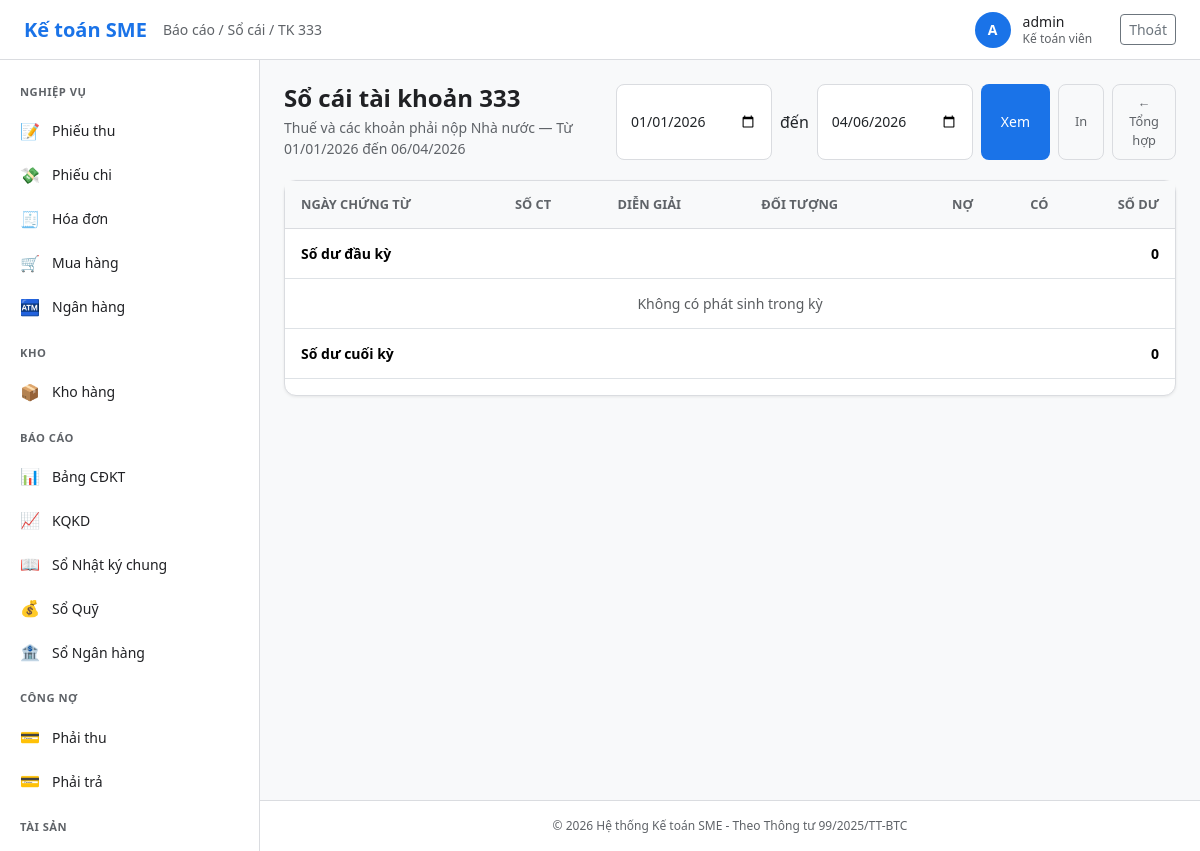
Screenshot of /bao-cao/so-cai/333/ (signed in) with the database file from the repository.
### apps/users/models.py (models this page shows, shortened)
class NguoiDung(AbstractUser):
    user_type = models.CharField(
        max_length=20,
        choices=UserType.choices,
        default=UserType.VIEWER,
        verbose_name=_("Loại người dùng"),
    )
    company = models.ForeignKey(
        "danh_muc.DonVi",
        on_delete=models.SET_NULL,
        null=True,
        blank=True,
        related_name="nhan_vien",
        verbose_name=_("Đơn vị"),
    )
    is_system_admin = models.BooleanField(
        default=False,
        verbose_name=_("Quản trị viên hệ thống"),
        help_text=_("Người dùng có quyền quản trị toàn bộ hệ thống"),
    )
    phone = models.CharField(
        max_length=20,
        blank=True,
        default="",
        verbose_name=_("Số điện thoại"),
    )
    department = models.CharField(
        max_length=100,
        blank=True,
        default="",
        verbose_name=_("Phòng ban"),
    )
    vai_tro = models.ForeignKey(
        "he_thong.VaiTro",
        on_delete=models.SET_NULL,
        null=True,
        blank=True,
        related_name="nguoi_dung",
        verbose_name=_("Vai trò"),
    )
    class Meta:
        verbose_name = _("Người dùng")
        verbose_name_plural = _("Người dùng")
        ordering = ["username"]

### apps/danh_muc/models.py (models this page shows, shortened)
class TaiKhoanKeToan(models.Model):
    LOAI_TAI_KHOAN_CHOICES = [
        ("tai_san", "Tài sản (Assets)"),
        ("no_phai_tra", "Nợ phải trả (Liabilities)"),
        ("von_chu_so_huu", "Vốn chủ sở hữu (Owner Equity)"),
        ("doanh_thu", "Doanh thu (Revenue)"),
        ("chi_phi", "Chi phí (Expenses)"),
        ("thu_nhap_khac", "Thu nhập khác"),
        ("chi_phi_khac", "Chi phí khác"),
        ("xac_dinh_kq", "Xác định kết quả"),
    ]
    ma_tai_khoan = models.CharField(
        max_length=10,
        unique=True,
        verbose_name="Mã tài khoản",
    )
    ten_tai_khoan = models.CharField(
        max_length=255,
        verbose_name="Tên tài khoản",
    )
    cap_do = models.IntegerField(
        choices=[(1, "Cấp 1"), (2, "Cấp 2")],
        verbose_name="Cấp độ",
    )
    tai_khoan_me = models.ForeignKey(
        "self",
        on_delete=models.PROTECT,
        null=True,
        blank=True,
        related_name="tai_khoan_con",
        verbose_name="Tài khoản mẹ",
    )
    loai_tai_khoan = models.CharField(
        max_length=20,
        choices=LOAI_TAI_KHOAN_CHOICES,
        verbose_name="Loại tài khoản",
    )
    mo_ta = models.TextField(
        blank=True,
        default="",
        verbose_name="Mô tả",
    )
    is_active = models.BooleanField(
        default=True,
        verbose_name="Hoạt động",
    )
    is_immutable = models.BooleanField(
        default=False,
        help_text="Prevents modification of seeded master data",
        verbose_name="Bất biến",
    )
    created_at = models.DateTimeField(
        auto_now_add=True,
        verbose_name="Ngày tạo",
    )
    updated_at = models.DateTimeField(
        auto_now=True,
        verbose_name="Ngày cập nhật",
    )
    created_by = models.CharField(
        max_length=150,
        blank=True,
        default="",
        verbose_name="Người tạo",
    )
    updated_by = models.CharField(
        max_length=150,
        blank=True,
        default="",
        verbose_name="Người cập nhật",
    )
    class Meta:
        ordering = ["ma_tai_khoan"]
        verbose_name = "Tài khoản kế toán"
        verbose_name_plural = "Tài khoản kế toán"

### apps/bao_cao/views.py (the view)
# urls.py: path("so-cai/<str:ma_tai_khoan>/", views.SoCaiTaiKhoanView.as_view(), name="so_cai_chi_tiet"),
class SoCaiTaiKhoanView(LoginRequiredMixin, TemplateView):
    template_name = "bao_cao/so_cai_chi_tiet.html"
    def get_context_data(self, **kwargs):
        context = super().get_context_data(**kwargs)
        ma_tai_khoan = kwargs.get("ma_tai_khoan")
        tu = self.request.GET.get("tu")
        den = self.request.GET.get("den")
        if tu and den:
            from datetime import datetime
            tu = datetime.strptime(tu, "%Y-%m-%d").date()
            den = datetime.strptime(den, "%Y-%m-%d").date()
        else:
            tu = date(date.today().year, 1, 1)
            den = date.today()
        context["report"] = get_so_cai_tai_khoan(ma_tai_khoan, tu, den)
        context["ma_tai_khoan"] = ma_tai_khoan
        context["tu_ngay"] = tu
        context["den_ngay"] = den
        return context

### templates/bao_cao/so_cai_chi_tiet.html (shortened to what this page needs)
{% extends "base.html" %}
{% block breadcrumb %}Báo cáo / Sổ cái / TK {{ ma_tai_khoan }}{% endblock %}
{% block content %}
<div class="page-header">
    <div>
        <h2>Sổ cái tài khoản {{ ma_tai_khoan }}</h2>
        <p class="page-desc">
            {% if report.account %}{{ report.account.ten_tai_khoan }}{% endif %}
            — Từ {{ tu_ngay|date:"d/m/Y" }} đến {{ den_ngay|date:"d/m/Y" }}
        </p>
    </div>
    <div class="d-flex gap-2">
        <form method="get" class="d-flex gap-2">
            <input type="date" name="tu" value="{{ tu_ngay|date:'Y-m-d' }}" class="form-control">
            <span class="align-self-center">đến</span>
            <input type="date" name="den" value="{{ den_ngay|date:'Y-m-d' }}" class="form-control">
            <button type="submit" class="btn btn-primary">Xem</button>
        </form>
        <button onclick="window.print()" class="btn btn-outline-secondary">In</button>
        <a href="{% url 'bao_cao:tong_hop_so_cai' %}?tu={{ tu_ngay|date:'Y-m-d' }}&den={{ den_ngay|date:'Y-m-d' }}" class="btn btn-outline-secondary">
            ← Tổng hợp
        </a>
    </div>
</div>
<div class="card">
    <div class="card-body p-0">
        <table class="table table-sm">
            <thead>
                <tr>
                    <th>Ngày chứng từ</th>
                    <th>Số CT</th>
                    <th>Diễn giải</th>
                    <th>Đối tượng</th>
                    <th class="text-end">Nợ</th>
                    <th class="text-end">Có</th>
                    <th class="text-end">Số dư</th>
                </tr>
            </thead>
            <tbody>
                <tr class="bg-light">
                    <td colspan="4"><strong>Số dư đầu kỳ</strong></td>
                    <td class="text-end" colspan="2"></td>
                    <td class="text-end"><strong>{{ report.so_du_dau_ky|floatformat:0 }}</strong></td>
                </tr>
                {% for line in report.lines %}
                <tr>
                    <td>{{ line.ngay_chung_tu|date:"d/m/Y" }}</td>
                    <td>{{ line.so_chung_tu }}</td>
                    <td>{{ line.dien_giai }}</td>
                    <td>{{ line.ma_doi_tuong }}</td>
                    <td class="text-end">{% if line.loai_no_co == "no" %}{{ line.so_tien|floatformat:0 }}{% endif %}</td>
                    <td class="text-end">{% if line.loai_no_co == "co" %}{{ line.so_tien|floatformat:0 }}{% endif %}</td>
                    <td class="text-end">{{ line.so_du_tang_dan|floatformat:0 }}</td>
                </tr>
                {% empty %}
                <tr>
                    <td colspan="7" class="text-center text-muted">Không có phát sinh trong kỳ</td>
                </tr>
                {% endfor %}
                <tr class="fw-bold bg-light">
                    <td colspan="4"><strong>Số dư cuối kỳ</strong></td>
                    <td class="text-end" colspan="2"></td>
                    <td class="text-end"><strong>{{ report.so_du_cuoi_ky|floatformat:0 }}</strong></td>
                </tr>
            </tbody>
        </table>
    </div>
</div>
{% endblock %}

### templates/base.html (shortened to what this page needs)
<!DOCTYPE html>
<html lang="vi">
<head>
    {% load django_bootstrap5 %}
    {% bootstrap_css %}
</head>
<body>
    <header class="app-header">
        <div class="header-left">
            <a href="{% url 'accounting:dashboard' %}" class="app-logo">
                Kế toán SME
            </a>
            <nav class="breadcrumb-nav">
                {% block breadcrumb %}{% endblock %}
            </nav>
        </div>
        <div class="header-right">
            <div class="user-menu">
                <div class="user-avatar">{{ user.username|make_list|first|upper|default:"?" }}</div>
                <div class="user-info">
                    <div class="user-name">{{ user.username|default:"Khách" }}</div>
                    <div class="user-role">
                        {% if user.is_superuser %}Quản trị viên
                        {% else %}Kế toán viên{% endif %}
                    </div>
                </div>
            </div>
            <a href="{% url 'accounting:logout' %}" class="btn btn-sm btn-outline-secondary">
                Thoát
            </a>
        </div>
    </header>
    <aside class="app-sidebar">
        <div class="sidebar-section">
            <div class="sidebar-section-title">Nghiệp vụ</div>
            <ul class="sidebar-menu">
                <li class="sidebar-item">
                    <a href="{% url 'nghiep_vu:phieu_thu_list' %}" class="sidebar-link">
                        <span class="icon">📝</span> Phiếu thu
                    </a>
                </li>
                <li class="sidebar-item">
                    <a href="{% url 'nghiep_vu:phieu_chi_list' %}" class="sidebar-link">
                        <span class="icon">💸</span> Phiếu chi
                    </a>
                </li>
                <li class="sidebar-item">
                    <a href="{% url 'nghiep_vu:hoa_don_list' %}" class="sidebar-link">
                        <span class="icon">🧾</span> Hóa đơn
                    </a>
                </li>
                <li class="sidebar-item">
                    <a href="{% url 'mua_hang:don_hang_list' %}" class="sidebar-link">
                        <span class="icon">🛒</span> Mua hàng
                    </a>
                </li>
                <li class="sidebar-item">
                    <a href="{% url 'ngan_hang:giay_bao_no_list' %}" class="sidebar-link">
                        <span class="icon">🏧</span> Ngân hàng
                    </a>
                </li>
            </ul>
        </div>
        <div class="sidebar-section">
            <div class="sidebar-section-title">Kho</div>
            <ul class="sidebar-menu">
                <li class="sidebar-item">
                    <a href="{% url 'kho:kho_list' %}" class="sidebar-link">
                        <span class="icon">📦</span> Kho hàng
                    </a>
                </li>
            </ul>
        </div>
        <div class="sidebar-section">
            <div class="sidebar-section-title">Báo cáo</div>
            <ul class="sidebar-menu">
                <li class="sidebar-item">
                    <a href="{% url 'bao_cao:bang_cdk' %}" class="sidebar-link">
                        <span class="icon">📊</span> Bảng CĐKT
                    </a>
                </li>
                <li class="sidebar-item">
                    <a href="{% url 'bao_cao:kqkd' %}" class="sidebar-link">
                        <span class="icon">📈</span> KQKD
                    </a>
                </li>
                <li class="sidebar-item">
                    <a href="{% url 'so_sach:nhat_ky_chung' %}" class="sidebar-link">
                        <span class="icon">📖</span> Sổ Nhật ký chung
                    </a>
                </li>
                <li class="sidebar-item">
                    <a href="{% url 'so_sach:so_quy' %}" class="sidebar-link">
                        <span class="icon">💰</span> Sổ Quỹ
                    </a>
                </li>
                <li class="sidebar-item">
                    <a href="{% url 'so_sach:so_ngan_hang' %}" class="sidebar-link">
                        <span class="icon">🏦</span> Sổ Ngân hàng
                    </a>
                </li>
            </ul>
        </div>
        <div class="sidebar-section">
            <div class="sidebar-section-title">Công nợ</div>
            <ul class="sidebar-menu">
                <li class="sidebar-item">
                    <a href="{% url 'cong_no:phai_thu_list' %}" class="sidebar-link">
                        <span class="icon">💳</span> Phải thu
                    </a>
                </li>
                <li class="sidebar-item">
                    <a href="{% url 'cong_no:phai_tra_list' %}" class="sidebar-link">
                        <span class="icon">💳</span> Phải trả
                    </a>
                </li>
            </ul>
        </div>
        <div class="sidebar-section">
            <div class="sidebar-section-title">Tài sản</div>
            <ul class="sidebar-menu">
                <li class="sidebar-item">
                    <a href="{% url 'tai_san:taisan_list' %}" class="sidebar-link">
                    </a>
                </li>
            </ul>
        </div>
    </aside>
    <main class="app-main">
        {% block content %}{% endblock %}
    </main>
    <footer style="text-align:center; padding:16px; color:var(--text-secondary); font-size:0.75rem; border-top:1px solid var(--border-color); margin-left:var(--sidebar-width);">
        &copy; {% now "Y" %} Hệ thống Kế toán SME - Theo Thông tư 99/2025/TT-BTC
    </footer>
</body>
</html>

### rows the page displays
NguoiDung: username|make_list "A", username "admin"
TaiKhoanKeToan: account.ten_tai_khoan "Thuế và các khoản phải nộp Nhà nước"

### other values shown
{{ ma_tai_khoan }} "333"
{{ tu_ngay|date:"d/m/Y" }} "01/01/2026"
{{ den_ngay|date:"d/m/Y" }} "06/04/2026"
{{ report.so_du_dau_ky|floatformat:0 }} "0"
{{ report.so_du_cuoi_ky|floatformat:0 }} "0"
